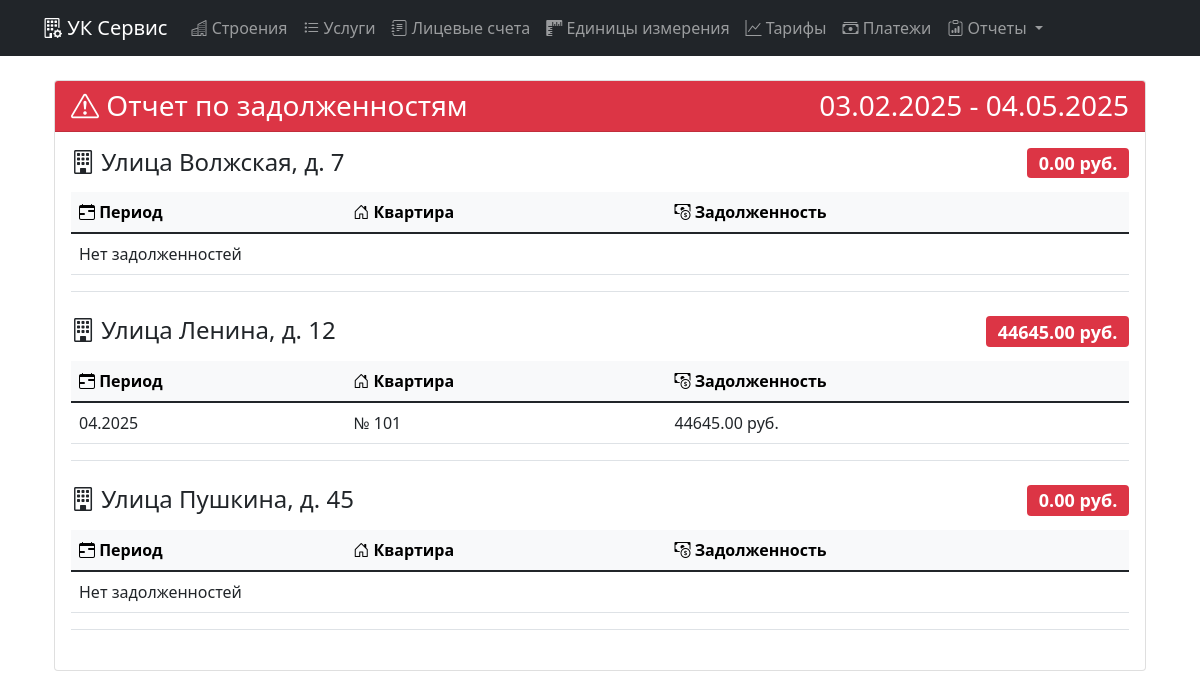
The app's page /building_debt_report/ with its own data.
### main/models.py (models this page shows, shortened)
class Building(models.Model):
    address = models.CharField("Адрес", max_length=200, unique=True)

class Account(models.Model):
    room = models.OneToOneField(Room, on_delete=models.CASCADE, related_name='account')
    services = models.ManyToManyField(Service)
    balance = models.DecimalField("Баланс", max_digits=12, decimal_places=2, default=0)

class Room(models.Model):
    building = models.ForeignKey(Building, on_delete=models.CASCADE, related_name='rooms')
    number = models.CharField("Номер помещения", max_length=10)
    class Meta:
        unique_together = ('building', 'number')

### main/views.py (the view)
# urls.py: path('building_debt_report/', views.building_debt_report, name='building_debt_report')
def building_debt_report(request):
    current_date = now().date()
    three_months_ago = current_date - timedelta(days=90)
    buildings = Building.objects.prefetch_related('rooms__account').all()
    report_data = {}
    for building in buildings:
        accounts = Account.objects.filter(room__building=building)
        debt_data = accounts.annotate(
            total_charges=Sum(
                'calculations__total_amount',
                filter=Q(calculations__period__gte=three_months_ago),
                output_field=DecimalField()  # Явно указываем DecimalField для total_charges
            ),
            total_payments=Sum(
                'payments__amount',
                filter=Q(payments__date__gte=three_months_ago),
                output_field=DecimalField()  # Явно указываем DecimalField для total_payments
            ),
            debt=Coalesce(
                F('total_charges'), 0, output_field=DecimalField()
            ) - Coalesce(
                F('total_payments'), 0, output_field=DecimalField()
            )
        ).filter(debt__gt=0)  # Фильтруем только те записи, где задолженность больше 0
        total_debt = debt_data.aggregate(total=Sum('debt', output_field=DecimalField()))['total'] or 0
        period_data = {}
        for account in debt_data:
            calculations = Calculation.objects.filter(account=account)
            for calculation in calculations:
                period_key = calculation.period.strftime("%m.%Y")  # Форматируем период как ММ.ГГГГ
                if period_key not in period_data:
                    period_data[period_key] = {
                        'accounts': [],
                        'total_debt': 0
                    }
                period_data[period_key]['accounts'].append(account)
                period_data[period_key]['total_debt'] += account.debt  # Суммируем задолженность по периодам
        report_data[building] = {
            'total_debt': total_debt,
            'period_data': period_data
        }
    context = {
        'report_data': report_data,
        'current_date': current_date.strftime("%d.%m.%Y"),
        'period': f"{three_months_ago.strftime('%d.%m.%Y')} - {current_date.strftime('%d.%m.%Y')}"
    }
    return render(request, 'reports/building_debt_report.html', context)

### templates/reports/building_debt_report.html
{% extends 'base.html' %}
{% block content %}
<div class="container">
  <div class="card mb-4">
    <div class="card-header bg-danger text-white">
      <h3 class="mb-0">
        <i class="bi bi-exclamation-triangle"></i> Отчет по задолженностям
        <span class="float-end">{{ period }}</span>
      </h3>
    </div>
    <div class="card-body">
      {% if report_data %}
        {% for building, data in report_data.items %}
          <div class="mb-4 border-bottom">
            <h4 class="mb-3">
              <i class="bi bi-building"></i> {{ building.address }}
              <span class="badge bg-danger float-end">
                {{ data.total_debt|floatformat:2 }} руб.
              </span>
            </h4>
            <div class="table-responsive">
              <table class="table table-hover">
                <thead class="table-light">
                  <tr>
                    <th><i class="bi bi-calendar-range"></i> Период</th>
                    <th><i class="bi bi-house-door"></i> Квартира</th>
                    <th><i class="bi bi-cash-coin"></i> Задолженность</th>
                  </tr>
                </thead>
                <tbody>
                  {% for period, period_info in data.period_data.items %}
                    <tr>
                      <td>{{ period }}</td>
                      <td>
                        {% for account in period_info.accounts %}
                          № {{ account.room.number }}<br>
                        {% endfor %}
                      </td>
                      <td>{{ period_info.total_debt|floatformat:2 }} руб.</td>
                    </tr>
                  {% empty %}
                    <tr>
                      <td colspan="3">Нет задолженностей</td>
                    </tr>
                  {% endfor %}
                </tbody>
              </table>
            </div>
          </div>
        {% endfor %}
      {% else %}
        <div class="alert alert-info">
          <i class="bi bi-info-circle"></i> Нет данных для отображения
        </div>
      {% endif %}
    </div>
  </div>
</div>
{% endblock %}

### records on screen
Building: address "Улица Волжская, д. 7", total_debt "0.00"
Building: address "Улица Ленина, д. 12", total_debt "44645.00", period_data "04.2025", total_debt "44645.00"
Account: room.number "101"
Building: address "Улица Пушкина, д. 45", total_debt "0.00"

### other values on screen
{{ period }} "03.02.2025 - 04.05.2025"
